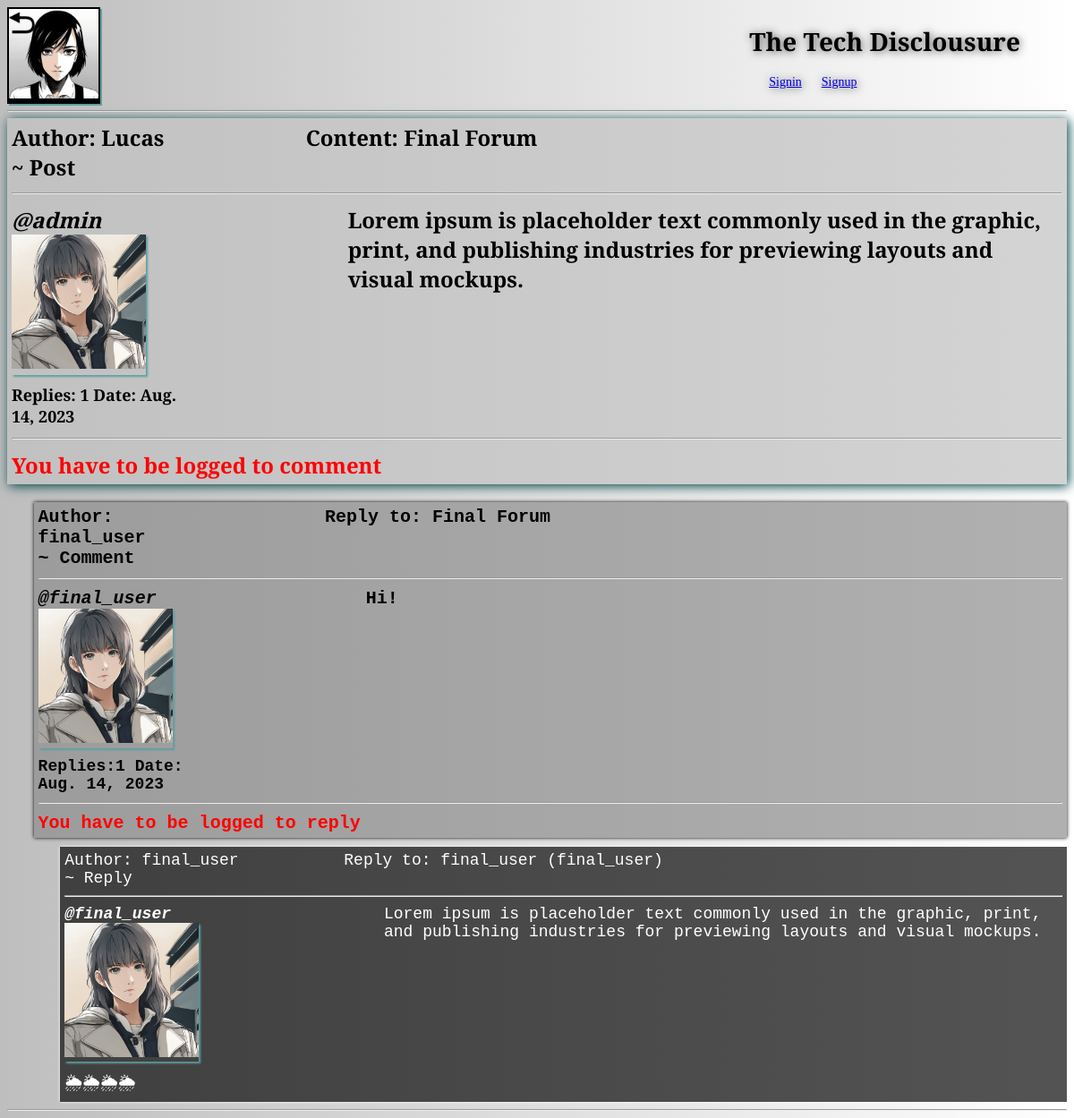
Screenshot of /post/final-forum/ with the database file from the repository.
### myapp/models.py (models this page shows, shortened)
class Post(models.Model):
    title = models.CharField(max_length=400)
    type = models.CharField(max_length=6,blank=True)
    slug = models.SlugField(max_length=400, unique=True, blank=True)
    user = models.ForeignKey(Author, on_delete=models.CASCADE)
    account = models.CharField(max_length=30, blank=True)
    content = models.TextField()
    categories = models.ManyToManyField(Category)
    date = models.DateTimeField(auto_now=True)
    approved = models.BooleanField(default=False)
    hit_count_generic = GenericRelation(HitCount, object_id_field='object_pk',
        related_query_name='hit_count_generic_relation'
    )
    tags = TaggableManager()
    comments = models.ManyToManyField(Comment, blank=True)
    @property
    def num_comments(self):
        return self.comments.count()
    @property
    def last_reply(self):
        return self.comments.latest("date")

class Author(models.Model):
    user = models.ForeignKey(User, on_delete=models.CASCADE)
    fullname = models.CharField(max_length=40, blank=True)
    slug = slug = models.SlugField(max_length=400, unique=True, blank=True)
    bio = models.TextField()
    points = models.IntegerField(default=0)
    def __str__(self):
        return self.fullname

class Comment(models.Model):
    user = models.ForeignKey(Author, on_delete=models.CASCADE)
    content = models.TextField()
    account = models.CharField(max_length=30, blank=True)
    date = models.DateTimeField(auto_now_add=True)
    replies = models.ManyToManyField(Reply, blank=True)
    @property
    def num_replies(self):
        return self.replies.count()

class Reply(models.Model):
    user = models.ForeignKey(Author, on_delete=models.CASCADE)
    content = models.TextField()
    account = models.CharField(max_length=30, blank=True)
    date = models.DateTimeField(auto_now_add=True)
    class Meta:
        verbose_name_plural = "replies"

### myapp/views.py (the view, shortened to what this page needs)
# urls.py: path('post/<slug>/', views.post, name='post'),
def post(request, slug):
    post = get_object_or_404(Post, slug=slug)
    context = {"post":post}
    update_views(request, post)
    return render(request, "post.html", context)

### myapp/models.py (called while the page is built)
    def get_url(self):
        return reverse("posts", kwargs={
            "slug":self.slug
        })

### myapp/utils.py (called while the page is built)
def update_views(request, object):
    context = {}
    hit_count = get_hitcount_model().objects.get_for_object(object)
    hits = hit_count.hits
    hitcontext = context["hitcount"] = {"pk":hit_count.pk}
    hit_count_response = HitCountMixin.hit_count(request, hit_count)
    if hit_count_response.hit_counted:
        hits = hits+1
        hitcontext["hitcounted"] = hit_count_response.hit_counted
        hitcontext["hit_message"] = hit_count_response.hit_message
        hitcontext["total_hits"] = hits

### myapp/templates/post.html (shortened to what this page needs)
{% load static %}
{% block content %}
<!DOCTYPE html>
<html>
    <head>
        <link rel="stylesheet" href="{% static 'style.css' %}">
    </head>
    <body>
        <div class="container">
            <div class="forum-header">
                <div class = "forum-title">
                    <div class = "forum-title">
                        <div class="forum-header-image"><a href="{{post.categories.all.0.get_url}}">
                            <img onmouseenter="bigImg(this)" onmouseleave="a(this)" src="{% static 'image1.png' %}" id = "forum_girl" alt="forum_girl" width="100" height="100">
                        </div>
                    </a></div>
                    <div class="title"><h1>The Tech Disclousure</h1>
                        <div class="title-user">
                            {%if request.user.is_authenticated%}
                            <div class="user logged"><a href="{%url 'logout'%}" style="text-decoration: none; color: #ffffff;">Logout</a></div>
                            <div class="user logged"><a href="{%url 'createpost'%}" style="text-decoration: none; color: #ffffff;">+ Create Post</a></div>
                            <div class="user logged"><a href="{%url 'update_profile'%}" style="text-decoration: none; color: #ffffff;">Update/Delete Profile {{user}}</a></div>
                            {%else%}
                            <div class="user"><a href="{%url 'signin'%}">Signin</a></div>
                            <div class="user"><a href="{%url 'signup'%}">Signup</a></div>
                            {%endif%}
                        </div>
                    </div>
                </div>
            </div>
            <hr>
            <div class="post-container">
                    <div class="bar">
                        <div class="post-author">
                            Author: {{post.user}}<br>
                            ~ Post
                        </div>
                        <div class="post-content">
                            Content: {{post.title}}
                        </div>
                    </div>
                    <hr>
                    <div class = "post">
                        <div class="author">
                            <div class="name">@{{post.account}}</div>
                            <div class="imageuser">
                                <img class = "test" src="{% static 'Unknown.png' %}" alt="Unknown" width="150" height="150">
                            </div>
                            <div class="user-status">Replies: {{post.num_comments}} Date: {{post.last_reply.date|date}}</div>
                        </div>
                        <div class="content">
                            {{post.content}}
                        </div>
                    </div>
                    {%if request.user.is_authenticated%}
                    <form action="." method="post">
                        {% csrf_token %}
                        <div class="comment" id="comment{{comment.id}}" style="display: none;">
                            <textarea name="content" id="" placeholder="write here..."></textarea><p>
                            <input type="submit" value="Submit" name = "comment-form">
                        </div>
                    </form>
                    {%else%}
                    <div class="must-log" style="color: red;"><hr>You have to be logged to comment</div>
                    {%endif%}
            </div>
            {%for comment in post.comments.all%}
            <div class="post-container-comment" style="width: 97.5%; margin-left: 2.5%;">
                    <div class="bar">
                        <div class="post-author">
                            Author: {{comment.user.fullname}}<br>
                            ~ Comment
                        </div>
                        <div class="post-content">
                            Reply to: {{post.title}}
                        </div>
                    </div>
                    <hr>
                    <div class = "post">
                        <div class="author">
                            <div class="name">@{{comment.account}}</div>
                            <div class="imageuser">
                                <img class = "test" src="{% static 'Unknown.png' %}" alt="Unknown" width="150" height="150">
                            </div>
                            <div class="user-status">Replies:{{comment.num_replies}} Date: {{comment.date|date}}</div>
                        </div>
                        <div class="content">
                            {{comment.content}}
                        </div>
                    </div>
                    {%if request.user.is_authenticated%}
                    <form action="." method="post">
                    {% csrf_token %}
                        <div class ="comment" id = "comment{{comment.id}}" style="display: none;">
                            <textarea name="reply" id="" placeholder="write here..."></textarea><p>
                            <input type="submit" value="submit" name="reply-form">
                            <input type="hidden" name="comment-id" value="{{comment.id}}">
                        </div>
                    </form>
                    {%else%}
                    <div class="must-log" style="color: red;"><hr>You have to be logged to reply</div>
                    {%endif%}
            </div>
            {%for reply in comment.replies.all%}
            <div class="post-container-reply" style="width: 95%; margin-left: 5%;">
                    <div class="bar">
                        <div class="post-author">
                            Author: {{reply.user.fullname}}<br>
                            ~ Reply
                        </div>
                        <div class="post-content">
                            Reply to: {{comment.user}} ({{comment.account}})
                        </div>
                    </div>
                    <hr>
                    <div class = "post">
                        <div class="author">
                            <div class="name">@{{reply.account}}</div>
                            <div class="imageuser">
                                <img class = "test" src="{% static 'Unknown.png' %}" alt="Unknown" width="150" height="150">
                            </div>
                            <div class="user-status">&#127782&#127782&#127782&#127782</div>
                        </div>
                        <div class="content">
                            {{reply.content}}
                        </div>
                    </div>
            </div>
            {%endfor%}
            {%endfor%}
            <hr>
        </div>
    </body>
</html>
{% endblock content %}

### myapp/templates/static/style.css (style rules this page uses)
* { box-sizing: border-box; }
html { font-size: 14px; font-family: 'Cormorant Garamond', serif; background: linear-gradient(to right, rgb(190, 190, 190), white); }
.forum-header-image { background-color: black; padding: 2px; box-shadow: 2px 2px cadetblue; }
.forum-title { display: flex; }
.title { right: 5%; position: absolute; text-align: center; text-shadow: 1px 1px 10px rgb(80, 80, 80); }
.title-user { display: flex; }
.title-user .user { margin-left: 22px; }
.post-container { font-weight: bolder; background-color: rgba(194, 194, 194, 0.705); margin-bottom: 20px; font-size: x-large; box-shadow: 2px 2px 12px rgb(0, 71, 73); border-radius: 0px; padding: 5px; }
.post-container-comment { font-family: 'Courier New', Courier, monospace; font-weight: bold; margin-bottom: 10px; background-color: rgba(139, 139, 139, 0.671); font-size: 20px; box-shadow: 0px 0px 4px; border-radius: 0px; padding: 5px; }
.post-container-reply { font-family: 'Courier New', Courier, monospace; margin-bottom: 8px; color: white; background-color: rgba(0, 0, 0, 0.671); font-size: 18px; box-shadow: 0px 0px 3px; border-radius: 0px; padding: 5px; }
.bar { display: flex; }
.bar .post-author { flex: 20%; }
.bar .post-content { flex: 80%; margin-left: 10%; }
.post { display: flex; }
.post .author { flex: 20%; }
.post .name { flex: 20%; font-weight: 600; font-style: italic; }
.post .content { flex: 80%; margin-left: 15%; }
.post .author .user-status { font-size: large; margin-top: 10px; }
.post .author .imageuser { width: 150px; box-shadow: 2px 2px 2px cadetblue; }

### rows the page displays
Post: user "Lucas", title "Final Forum", account "admin", num_comments "1", last_reply "Aug. 14, 2023", content "Lorem ipsum is placeholder text commonly used in the graphic, print, and publishing industries for previewing layouts and visual mockups."
Comment: user.fullname "final_user", account "final_user", num_replies "1", date "Aug. 14, 2023", content "Hi!", user "final_user"
Reply: user.fullname "final_user", account "final_user", content "Lorem ipsum is placeholder text commonly used in the graphic, print, and publishing industries for previewing layouts and visual mockups."
